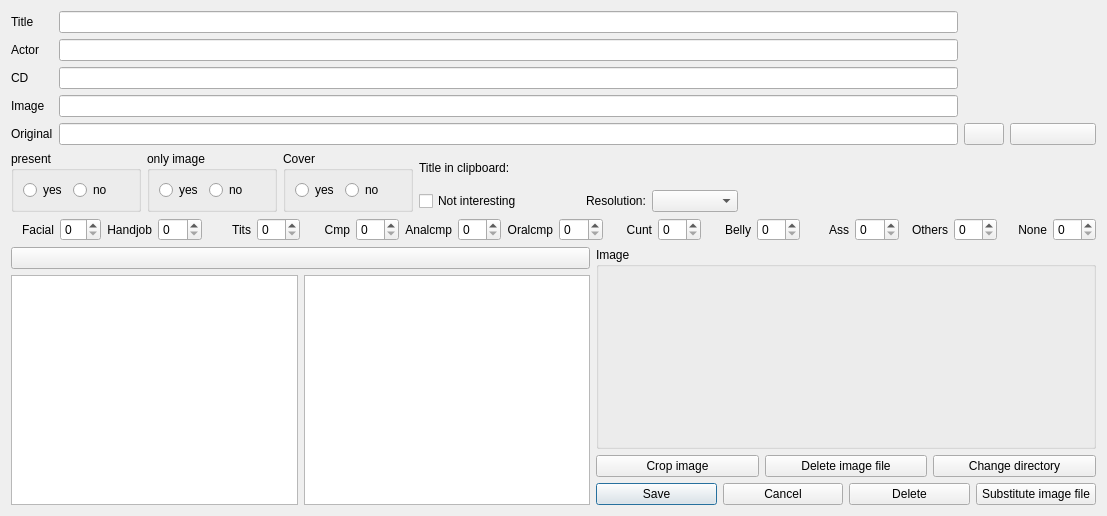
<?xml version="1.0" encoding="UTF-8"?>
<ui version="4.0">
 <class>Dialog</class>
 <widget class="QDialog" name="Dialog">
  <property name="geometry">
   <rect>
    <x>0</x>
    <y>0</y>
    <width>1107</width>
    <height>516</height>
   </rect>
  </property>
  <property name="windowTitle">
   <string>New / Change / Delete</string>
  </property>
  <property name="windowIcon">
   <iconset>
    <normaloff>pypordb/8027068_splash.png</normaloff>pypordb/8027068_splash.png</iconset>
  </property>
  <layout class="QGridLayout" name="gridLayout_3">
   <item row="0" column="0">
    <layout class="QVBoxLayout" name="verticalLayout_2">
     <item>
      <layout class="QGridLayout" name="gridLayout">
       <item row="0" column="0">
        <widget class="QLabel" name="label_1">
         <property name="text">
          <string>Title</string>
         </property>
        </widget>
       </item>
       <item row="0" column="1">
        <widget class="QLineEdit" name="lineEditNeuTitel">
         <property name="whatsThis">
          <string>Enter file name</string>
         </property>
        </widget>
       </item>
       <item row="0" column="3">
        <widget class="QLabel" name="labelTitel">
         <property name="sizePolicy">
          <sizepolicy hsizetype="Fixed" vsizetype="Fixed">
           <horstretch>86</horstretch>
           <verstretch>18</verstretch>
          </sizepolicy>
         </property>
         <property name="minimumSize">
          <size>
           <width>86</width>
           <height>18</height>
          </size>
         </property>
         <property name="text">
          <string/>
         </property>
        </widget>
       </item>
       <item row="1" column="0">
        <widget class="QLabel" name="label_2">
         <property name="text">
          <string>Actor</string>
         </property>
        </widget>
       </item>
       <item row="1" column="1">
        <widget class="QLineEdit" name="lineEditNeuDarsteller">
         <property name="toolTip">
          <string/>
         </property>
         <property name="whatsThis">
          <string>Enter the list of actors, separated by comma</string>
         </property>
        </widget>
       </item>
       <item row="2" column="0">
        <widget class="QLabel" name="label_3">
         <property name="text">
          <string>CD</string>
         </property>
        </widget>
       </item>
       <item row="2" column="1">
        <widget class="QLineEdit" name="lineEditNeuCD">
         <property name="whatsThis">
          <string>Enter directory</string>
         </property>
        </widget>
       </item>
       <item row="3" column="0">
        <widget class="QLabel" name="label_4">
         <property name="text">
          <string>Image</string>
         </property>
        </widget>
       </item>
       <item row="3" column="1">
        <widget class="QLineEdit" name="lineEditNeuBild">
         <property name="whatsThis">
          <string>Enter file name of image file</string>
         </property>
        </widget>
       </item>
       <item row="3" column="3">
        <widget class="QLabel" name="labelBild">
         <property name="sizePolicy">
          <sizepolicy hsizetype="Fixed" vsizetype="Fixed">
           <horstretch>86</horstretch>
           <verstretch>18</verstretch>
          </sizepolicy>
         </property>
         <property name="minimumSize">
          <size>
           <width>86</width>
           <height>18</height>
          </size>
         </property>
         <property name="text">
          <string/>
         </property>
        </widget>
       </item>
       <item row="4" column="0">
        <widget class="QLabel" name="label_6">
         <property name="text">
          <string>Original</string>
         </property>
        </widget>
       </item>
       <item row="4" column="1">
        <widget class="QLineEdit" name="lineEditNeuOriginal">
         <property name="whatsThis">
          <string>Enter original title of the movie. For adding more titles, please press the button on the right side.</string>
         </property>
        </widget>
       </item>
       <item row="4" column="2">
        <widget class="QPushButton" name="pushButtonOriginalAlt">
         <property name="toolTip">
          <string>&lt;html&gt;&lt;head/&gt;&lt;body&gt;&lt;p&gt;Reuse last entered original title, Ctrl+Y&lt;/p&gt;&lt;/body&gt;&lt;/html&gt;</string>
         </property>
         <property name="whatsThis">
          <string>Reuse last entered original title</string>
         </property>
         <property name="text">
          <string/>
         </property>
         <property name="icon">
          <iconset>
           <normalon>pypordb/appointment-recurring.png</normalon>
          </iconset>
         </property>
         <property name="shortcut">
          <string>Ctrl+Y</string>
         </property>
         <property name="autoDefault">
          <bool>true</bool>
         </property>
        </widget>
       </item>
       <item row="4" column="3">
        <widget class="QPushButton" name="pushButtonOriginal">
         <property name="toolTip">
          <string>Enter more movie titles</string>
         </property>
         <property name="whatsThis">
          <string>Enter more movie titles</string>
         </property>
         <property name="text">
          <string/>
         </property>
         <property name="icon">
          <iconset>
           <normaloff>pypordb/go-next.svg</normaloff>pypordb/go-next.svg</iconset>
         </property>
        </widget>
       </item>
      </layout>
     </item>
     <item>
      <layout class="QHBoxLayout" name="horizontalLayout_12">
       <item>
        <layout class="QHBoxLayout" name="horizontalLayout_11">
         <item>
          <widget class="QGroupBox" name="groupBox_4">
           <property name="minimumSize">
            <size>
             <width>130</width>
             <height>59</height>
            </size>
           </property>
           <property name="title">
            <string>present</string>
           </property>
           <layout class="QFormLayout" name="formLayout_2">
            <item row="0" column="0">
             <layout class="QHBoxLayout" name="horizontalLayout_3">
              <item>
               <widget class="QRadioButton" name="radioButtonVorhandenJa">
                <property name="text">
                 <string>yes</string>
                </property>
               </widget>
              </item>
              <item>
               <widget class="QRadioButton" name="radioButtonVorhandenNein">
                <property name="text">
                 <string>no</string>
                </property>
               </widget>
              </item>
             </layout>
            </item>
           </layout>
          </widget>
         </item>
         <item>
          <widget class="QGroupBox" name="groupBox_5">
           <property name="minimumSize">
            <size>
             <width>130</width>
             <height>59</height>
            </size>
           </property>
           <property name="title">
            <string>only image</string>
           </property>
           <layout class="QFormLayout" name="formLayout_3">
            <item row="0" column="0">
             <layout class="QHBoxLayout" name="horizontalLayout_4">
              <item>
               <widget class="QRadioButton" name="radioButtonNurbildJa">
                <property name="text">
                 <string>yes</string>
                </property>
               </widget>
              </item>
              <item>
               <widget class="QRadioButton" name="radioButtonNurbildNein">
                <property name="text">
                 <string>no</string>
                </property>
               </widget>
              </item>
             </layout>
            </item>
           </layout>
          </widget>
         </item>
         <item>
          <widget class="QGroupBox" name="groupBox_6">
           <property name="minimumSize">
            <size>
             <width>130</width>
             <height>59</height>
            </size>
           </property>
           <property name="title">
            <string>Cover</string>
           </property>
           <layout class="QFormLayout" name="formLayout_4">
            <item row="0" column="0">
             <layout class="QHBoxLayout" name="horizontalLayout_6">
              <item>
               <widget class="QRadioButton" name="radioButtonCoverJa">
                <property name="text">
                 <string>yes</string>
                </property>
               </widget>
              </item>
              <item>
               <widget class="QRadioButton" name="radioButtonCoverNein">
                <property name="text">
                 <string>no</string>
                </property>
               </widget>
              </item>
             </layout>
            </item>
           </layout>
          </widget>
         </item>
        </layout>
       </item>
       <item>
        <layout class="QVBoxLayout" name="verticalLayout">
         <item>
          <layout class="QHBoxLayout" name="horizontalLayout_13">
           <item>
            <widget class="QLabel" name="label_8">
             <property name="text">
              <string>Title in clipboard:</string>
             </property>
            </widget>
           </item>
           <item>
            <widget class="QLabel" name="labelOriginal">
             <property name="text">
              <string/>
             </property>
            </widget>
           </item>
          </layout>
         </item>
         <item>
          <layout class="QHBoxLayout" name="horizontalLayout_10">
           <item>
            <layout class="QHBoxLayout" name="horizontalLayout_7">
             <item>
              <widget class="QCheckBox" name="checkBoxUninteressant">
               <property name="whatsThis">
                <string>Check this box, if you did not like the movie</string>
               </property>
               <property name="text">
                <string>Not interesting</string>
               </property>
              </widget>
             </item>
             <item>
              <spacer name="horizontalSpacer_2">
               <property name="orientation">
                <enum>Qt::Horizontal</enum>
               </property>
               <property name="sizeHint" stdset="0">
                <size>
                 <width>40</width>
                 <height>20</height>
                </size>
               </property>
              </spacer>
             </item>
             <item>
              <widget class="QLabel" name="label_17">
               <property name="text">
                <string>Resolution:</string>
               </property>
              </widget>
             </item>
             <item>
              <widget class="QComboBox" name="comboBoxDefinition">
               <item>
                <property name="text">
                 <string/>
                </property>
               </item>
               <item>
                <property name="text">
                 <string>SD</string>
                </property>
               </item>
               <item>
                <property name="text">
                 <string>HD 720p</string>
                </property>
               </item>
               <item>
                <property name="text">
                 <string>HD 1080p</string>
                </property>
               </item>
              </widget>
             </item>
            </layout>
           </item>
           <item>
            <spacer name="horizontalSpacer">
             <property name="orientation">
              <enum>Qt::Horizontal</enum>
             </property>
             <property name="sizeHint" stdset="0">
              <size>
               <width>358</width>
               <height>22</height>
              </size>
             </property>
            </spacer>
           </item>
          </layout>
         </item>
        </layout>
       </item>
      </layout>
     </item>
     <item>
      <layout class="QHBoxLayout" name="horizontalLayout_5">
       <item>
        <widget class="QLabel" name="label">
         <property name="text">
          <string>Facial</string>
         </property>
         <property name="alignment">
          <set>Qt::AlignRight|Qt::AlignTrailing|Qt::AlignVCenter</set>
         </property>
        </widget>
       </item>
       <item>
        <widget class="QSpinBox" name="spinBoxF">
         <property name="sizePolicy">
          <sizepolicy hsizetype="Fixed" vsizetype="Fixed">
           <horstretch>0</horstretch>
           <verstretch>0</verstretch>
          </sizepolicy>
         </property>
        </widget>
       </item>
       <item>
        <widget class="QLabel" name="label_5">
         <property name="text">
          <string>Handjob</string>
         </property>
         <property name="alignment">
          <set>Qt::AlignRight|Qt::AlignTrailing|Qt::AlignVCenter</set>
         </property>
        </widget>
       </item>
       <item>
        <widget class="QSpinBox" name="spinBoxH"/>
       </item>
       <item>
        <widget class="QLabel" name="label_7">
         <property name="text">
          <string>Tits</string>
         </property>
         <property name="alignment">
          <set>Qt::AlignRight|Qt::AlignTrailing|Qt::AlignVCenter</set>
         </property>
        </widget>
       </item>
       <item>
        <widget class="QSpinBox" name="spinBoxT"/>
       </item>
       <item>
        <widget class="QLabel" name="label_9">
         <property name="text">
          <string>Cmp</string>
         </property>
         <property name="alignment">
          <set>Qt::AlignRight|Qt::AlignTrailing|Qt::AlignVCenter</set>
         </property>
        </widget>
       </item>
       <item>
        <widget class="QSpinBox" name="spinBoxC"/>
       </item>
       <item>
        <widget class="QLabel" name="label_10">
         <property name="text">
          <string>Analcmp</string>
         </property>
         <property name="alignment">
          <set>Qt::AlignRight|Qt::AlignTrailing|Qt::AlignVCenter</set>
         </property>
        </widget>
       </item>
       <item>
        <widget class="QSpinBox" name="spinBoxX"/>
       </item>
       <item>
        <widget class="QLabel" name="label_11">
         <property name="text">
          <string>Oralcmp</string>
         </property>
         <property name="alignment">
          <set>Qt::AlignRight|Qt::AlignTrailing|Qt::AlignVCenter</set>
         </property>
        </widget>
       </item>
       <item>
        <widget class="QSpinBox" name="spinBoxO"/>
       </item>
       <item>
        <widget class="QLabel" name="label_12">
         <property name="text">
          <string>Cunt</string>
         </property>
         <property name="alignment">
          <set>Qt::AlignRight|Qt::AlignTrailing|Qt::AlignVCenter</set>
         </property>
        </widget>
       </item>
       <item>
        <widget class="QSpinBox" name="spinBoxV"/>
       </item>
       <item>
        <widget class="QLabel" name="label_13">
         <property name="text">
          <string>Belly</string>
         </property>
         <property name="alignment">
          <set>Qt::AlignRight|Qt::AlignTrailing|Qt::AlignVCenter</set>
         </property>
        </widget>
       </item>
       <item>
        <widget class="QSpinBox" name="spinBoxB"/>
       </item>
       <item>
        <widget class="QLabel" name="label_14">
         <property name="text">
          <string>Ass</string>
         </property>
         <property name="alignment">
          <set>Qt::AlignRight|Qt::AlignTrailing|Qt::AlignVCenter</set>
         </property>
        </widget>
       </item>
       <item>
        <widget class="QSpinBox" name="spinBoxA"/>
       </item>
       <item>
        <widget class="QLabel" name="label_15">
         <property name="text">
          <string>Others</string>
         </property>
         <property name="alignment">
          <set>Qt::AlignRight|Qt::AlignTrailing|Qt::AlignVCenter</set>
         </property>
        </widget>
       </item>
       <item>
        <widget class="QSpinBox" name="spinBoxS"/>
       </item>
       <item>
        <widget class="QLabel" name="label_16">
         <property name="text">
          <string>None</string>
         </property>
         <property name="alignment">
          <set>Qt::AlignRight|Qt::AlignTrailing|Qt::AlignVCenter</set>
         </property>
        </widget>
       </item>
       <item>
        <widget class="QSpinBox" name="spinBoxK"/>
       </item>
      </layout>
     </item>
     <item>
      <layout class="QHBoxLayout" name="horizontalLayout_9">
       <item>
        <layout class="QVBoxLayout" name="verticalLayout_3">
         <item>
          <widget class="QPushButton" name="pushButtonNeuDarstelleruebernehmen">
           <property name="toolTip">
            <string>Adopt actor</string>
           </property>
           <property name="whatsThis">
            <string>Copy the marked actors to the actors field</string>
           </property>
           <property name="text">
            <string/>
           </property>
           <property name="icon">
            <iconset>
             <normaloff>pypordb/go-up.svg</normaloff>pypordb/go-up.svg</iconset>
           </property>
           <property name="iconSize">
            <size>
             <width>24</width>
             <height>24</height>
            </size>
           </property>
           <property name="checkable">
            <bool>false</bool>
           </property>
          </widget>
         </item>
         <item>
          <layout class="QHBoxLayout" name="horizontalLayout_8">
           <item>
            <widget class="QListWidget" name="listWidgetW">
             <property name="whatsThis">
              <string>Last used female actors</string>
             </property>
             <property name="selectionMode">
              <enum>QAbstractItemView::MultiSelection</enum>
             </property>
            </widget>
           </item>
           <item>
            <widget class="QListWidget" name="listWidgetM">
             <property name="whatsThis">
              <string>Last used male actors</string>
             </property>
             <property name="selectionMode">
              <enum>QAbstractItemView::MultiSelection</enum>
             </property>
            </widget>
           </item>
          </layout>
         </item>
        </layout>
       </item>
       <item>
        <layout class="QGridLayout" name="gridLayout_2">
         <item row="0" column="0">
          <widget class="QGroupBox" name="groupBox_2">
           <property name="minimumSize">
            <size>
             <width>500</width>
             <height>200</height>
            </size>
           </property>
           <property name="maximumSize">
            <size>
             <width>541</width>
             <height>491</height>
            </size>
           </property>
           <property name="title">
            <string>Image</string>
           </property>
           <layout class="QFormLayout" name="formLayout">
            <property name="fieldGrowthPolicy">
             <enum>QFormLayout::ExpandingFieldsGrow</enum>
            </property>
            <item row="0" column="0">
             <widget class="QLabel" name="labelNeuBildanzeige">
              <property name="whatsThis">
               <string>Preview</string>
              </property>
              <property name="text">
               <string/>
              </property>
             </widget>
            </item>
           </layout>
          </widget>
         </item>
         <item row="1" column="0">
          <layout class="QHBoxLayout" name="horizontalLayout">
           <item>
            <widget class="QPushButton" name="pushButtonBildbeschneiden">
             <property name="whatsThis">
              <string>Crop image.

How does cropping work?

First click with the left mouse button in the left top corner, then click with the right mouse button at the bottom right.</string>
             </property>
             <property name="text">
              <string>Crop image</string>
             </property>
            </widget>
           </item>
           <item>
            <widget class="QPushButton" name="pushButtonBildloeschen">
             <property name="whatsThis">
              <string>Delete image file in working directory</string>
             </property>
             <property name="text">
              <string>Delete image file</string>
             </property>
            </widget>
           </item>
           <item>
            <widget class="QPushButton" name="pushButtonVerz">
             <property name="whatsThis">
              <string>Change the working directory</string>
             </property>
             <property name="text">
              <string>Change directory</string>
             </property>
            </widget>
           </item>
          </layout>
         </item>
         <item row="2" column="0">
          <layout class="QHBoxLayout" name="horizontalLayout_2">
           <item>
            <widget class="QPushButton" name="pushButtonNeuOK">
             <property name="whatsThis">
              <string>Save</string>
             </property>
             <property name="text">
              <string>Save</string>
             </property>
             <property name="shortcut">
              <string>Enter, Return</string>
             </property>
             <property name="autoDefault">
              <bool>false</bool>
             </property>
             <property name="default">
              <bool>true</bool>
             </property>
            </widget>
           </item>
           <item>
            <widget class="QPushButton" name="pushButtonNeuCancel">
             <property name="whatsThis">
              <string>Cancel</string>
             </property>
             <property name="text">
              <string>Cancel</string>
             </property>
            </widget>
           </item>
           <item>
            <widget class="QPushButton" name="pushButtonNeuDelete">
             <property name="whatsThis">
              <string>Entry in database will be deleted, inclusive image file</string>
             </property>
             <property name="text">
              <string>Delete</string>
             </property>
            </widget>
           </item>
           <item>
            <widget class="QPushButton" name="pushButtonneuCovertauschen">
             <property name="whatsThis">
              <string>Substitute the existing image file through the actual file in working directory</string>
             </property>
             <property name="text">
              <string>Substitute image file</string>
             </property>
            </widget>
           </item>
          </layout>
         </item>
        </layout>
       </item>
      </layout>
     </item>
    </layout>
   </item>
  </layout>
 </widget>
 <resources/>
 <connections/>
</ui>
